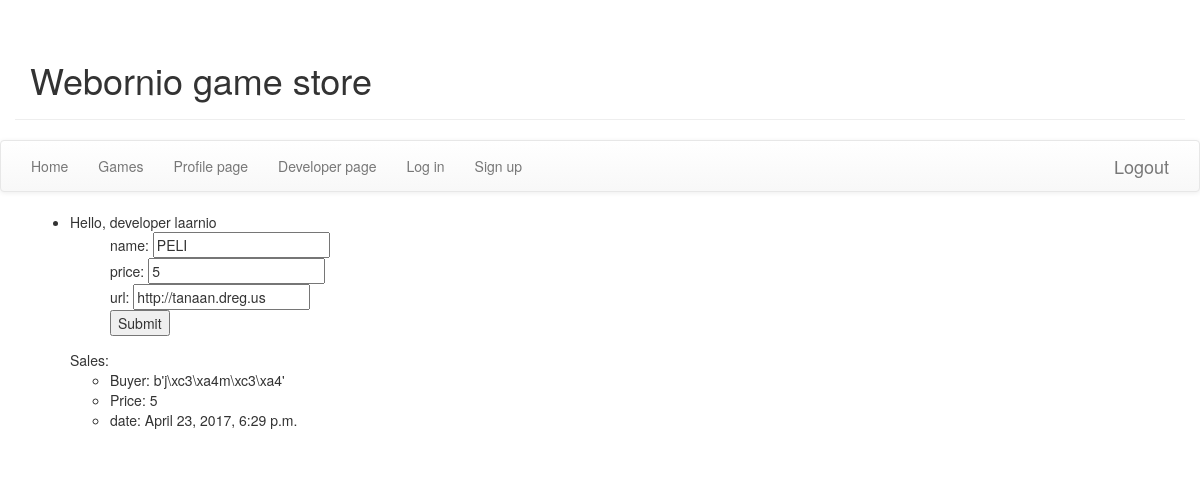
/store/developer/game/1/ (signed in), run on an earlier commit of the app's database.
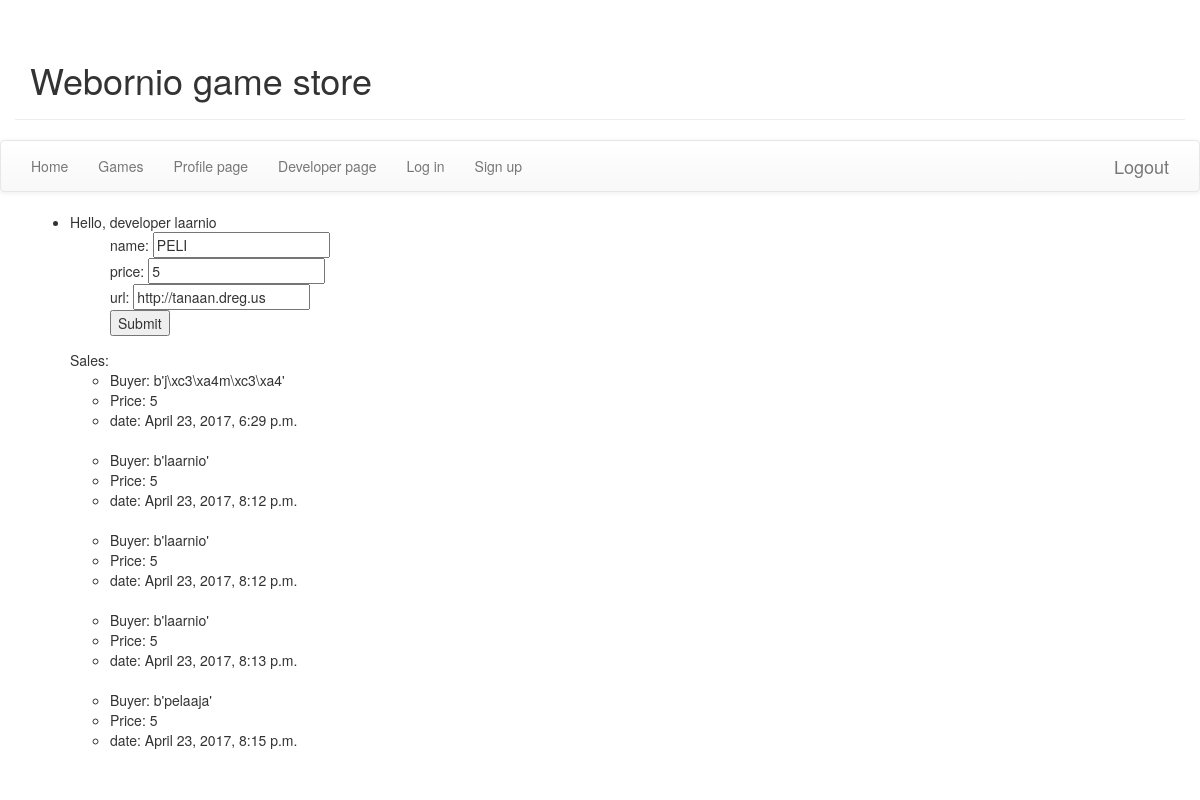
And on a later commit of the database.
### store/models.py (models this page shows, shortened)
class Game(models.Model):
  name = models.CharField(max_length=100)
  price = models.IntegerField()
  developer = models.ForeignKey(Developer)
  url = models.CharField(max_length=333, default='')

class Sale(models.Model):
  game = models.ForeignKey(Game)
  player = models.ForeignKey(Player)
  price = models.IntegerField()
  created = models.DateTimeField(auto_now_add=True)

class Player(models.Model):
  user = models.OneToOneField(User, on_delete=models.CASCADE)
  def __str__(self):
    return str(self.user.username.encode("utf-8"))

### store/views.py (the view)
# urls.py: url(r'^developer/game/(?P<game_id>[0-9]+)/$', views.devgame, name='devgame'),
def devgame(request, game_id):
    if request.user.is_authenticated():
        game = Game.objects.get(id = game_id)
        developer = Developer.objects.get(user=request.user.id)
        sales = Sale.objects.filter(game=game)
        if game.developer == developer:
            template = loader.get_template("store/devgame.html")
            context = RequestContext(request, {'user': request.user, 'game': game, 'sales':sales})
            return HttpResponse(template.render(context))
        return HttpResponse('Ei oo sun peli')

### store/models.py (called while the page is built)
  def __str__(self):
    return (str(self.user.username.encode('utf-8')))

### store/templates/store/devgame.html (shortened to what this page needs)
{% extends 'store/base.html' %}
{% block content %}
<ul>
  <li>
    Hello, developer {{user}}
    <ul>
      <form action="../modify/" method="POST">
        name: <input type="text" value={{game.name}} name='gamename'>
        <br>
        price: <input type="text" value={{game.price}} name='gameprice'>
        <br>
        url: <input type="text" value={{game.url}} name='gameurl'>
        <br>
        <input type="submit" value="Submit">
      </form>
    </ul>
    Sales:
    <ul>
      {% for sale in sales %}
      <li>Buyer: {{sale.player}}</li>
      <li>Price: {{sale.price}}</li>
      <li>date: {{sale.created}}</li>
      <br>
      {%endfor%}
  </li>
{% endblock %}

### store/templates/store/base.html (shortened to what this page needs)
{% load staticfiles %}
<html>
  <head>
    <link rel="stylesheet" href="//maxcdn.bootstrapcdn.com/bootstrap/3.2.0/css/bootstrap.min.css">
    <link rel="stylesheet" href="//maxcdn.bootstrapcdn.com/bootstrap/3.2.0/css/bootstrap-theme.min.css">
    <link rel="stylesheet" href="{% static 'css/style.css' %}">
  <head>
<body>
    <div class="page-header container">
        <h1>Webornio game store</h1>
    </div>
    <nav class="navbar navbar-default">
      <div class="container-fluid">
        <ul class="nav navbar-nav">
          <li><a href="/store">Home</a></li>
          <li><a href="/store/games">Games</a></li>
          <li><a href="/store/profile">Profile page</a></li>
          <li><a href="/store/developer">Developer page</a></li>
          <li><a href="/store/login">Log in</a></li>
          <li><a href="/store/register">Sign up</a></li>
        </ul>
        <a class="navbar-brand pull-right" href="http://127.0.0.1:8000/store/logout/">Logout</a>
      </div>
    </nav>
    <div class="content container">
    {% block content %}
    {% endblock %}
    </div>
</body>
</html>

What changed in the data, as far as the page shows it:
added Sale: player "b'laarnio'", price "5", created "April 23, 2017, 8:12 p.m."
added Sale: player "b'laarnio'", price "5", created "April 23, 2017, 8:12 p.m."
added Sale: player "b'laarnio'", price "5", created "April 23, 2017, 8:13 p.m."
added Sale: player "b'pelaaja'", price "5", created "April 23, 2017, 8:15 p.m."
